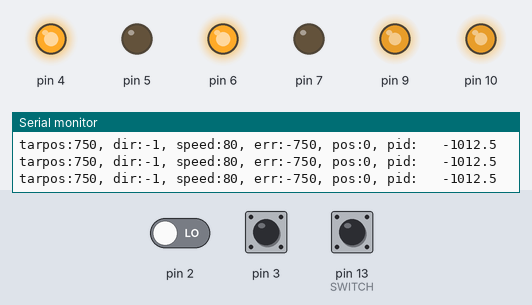
The sketch below on a simulated Arduino Uno, built with avr-gcc and run on an emulated ATmega328P. Parts: output pins drawn as LEDs (lit = HIGH), the last lines printed to the serial monitor. Dashed ring = blinking. The test bench sets the inputs (shaded band); at power-on: pin 13 (SWITCH) LOW, pin 3 HIGH, pin 2 LOW.

Above: at 1.2 s.
1.3 s: pin 13 (SWITCH) pulled HIGH for 0.15 s
At 1.41 s:
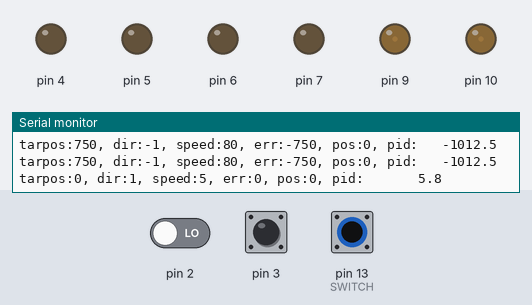
2.9 s: pin 13 (SWITCH) pulled HIGH for 1 s
At 4.7 s:
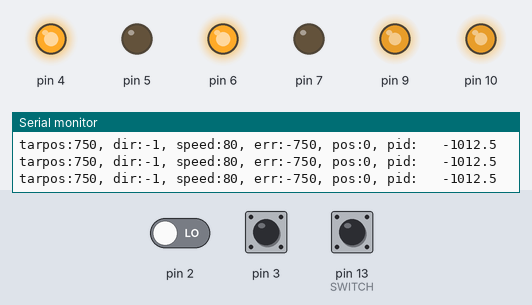
6.9 s: pin 3 pulled LOW for 0.15 s
10.0 s: pin 13 (SWITCH) pulled HIGH for 0.15 s
At 10.05 s:
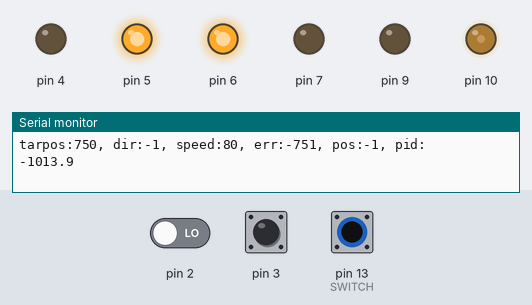
11.6 s: pin 13 (SWITCH) pulsed HIGH 2 times (0.12 s each, 0.3 s apart)
At 11.64 s:
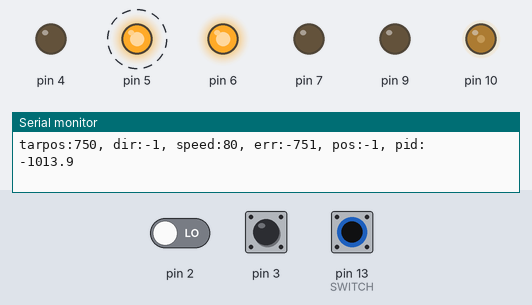
15.2 s: pin 2 driven HIGH and pin 13 (SWITCH) driven HIGH
At 16.0 s:
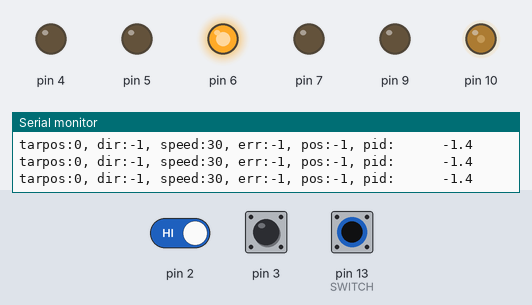
Timing chart, 0 to 18.2 s (numbered marks = the images above; inputs shaded):
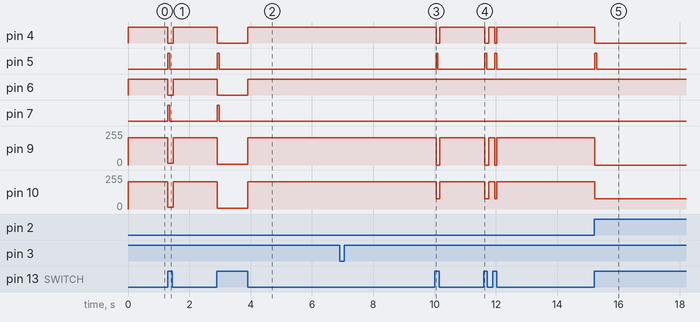

Measured:
- after the input at 1.3 s, pin 4, pin 6: HIGH → LOW at once, → HIGH 0.17 s later; pin 5, pin 7: LOW → HIGH at once, → LOW 0.06 s later; pin 9, pin 10: 204/255 → 12/255 at once, → 204/255 0.17 s later
- after the input at 2.9 s, pin 4, pin 6: HIGH → LOW at once, → HIGH 0.99 s later; pin 5, pin 7: LOW → HIGH at once, → LOW 0.06 s later; pin 9, pin 10: 204/255 → 5/255 at once, → 204/255 0.99 s later
- after the input at 10.0 s, pin 4: HIGH → LOW after 0.05 s, → HIGH 0.12 s later; pin 5: LOW → HIGH after 0.05 s, → LOW 0.06 s later; pin 9: 204/255 → 0/255 after 0.05 s, → 204/255 0.12 s later; pin 10: 204/255 → 76/255 after 0.05 s, → 204/255 0.12 s later
- after the input at 11.6 s, pin 4: HIGH → LOW at once, → HIGH 0.12 s later, → LOW 0.20 s later, → HIGH 0.06 s later; pin 5: alternates HIGH for 0.06 s and LOW for 0.26 s, 4 changes in all, then stays LOW, starting at once
- after the input at 15.2 s, pin 4: HIGH → LOW at once; pin 5: LOW → HIGH at once, → LOW 0.06 s later; pin 9: 204/255 → 0/255 at once; pin 10: 204/255 → 76/255 at once

The sketch:

sketch_pid.ino
```cpp
/*
 * Sample showing PID control of a motor.
 * A switch switches the motor between two positions.
 */


#include "hallmotor.cpp"

// We'll use a switch to change between two positions
const int SWITCH = 13;

// Out 2 motors
HallMotor motorA;
HallMotor motorB;

void setup() {
  Serial.begin(9600);

  // Motor A setup
  motorA = HallMotor(7, 6, 10, 3, 2, hallInterruptA);
  motorA.setup();
  motorA.ticksPer360 = 75; // change according to your motor
  motorA.maxSpeed = 80;
  motorA.minSpeed = 30;
  motorA.kp = 1.35;
  motorA.ki = 0.00005;
  motorA.kd = 0.01;

  // Motor B setup
  motorB = HallMotor(5, 4, 9, 1, 0, hallInterruptB);
  motorB.setup();
  motorB.ticksPer360 = 75; // change according to your motor
  motorB.maxSpeed = 80;
  motorB.minSpeed = 30;
  motorB.kp = 1.35;
  motorB.ki = 0.00005;
  motorB.kd = 0.01;

  // Set up switch pin
  pinMode(SWITCH, INPUT);
}

void loop() {
   // Output for debugging
    //if (fabs(errorA)>0) {
    char buffer[100];
    sprintf(buffer, "tarpos:%d, dir:%d, speed:%d, err:%d, pos:%d", motorA.targetPosition, motorA.direction, motorA.speed, motorA.error, motorA.currentPosition);
    strcat(buffer, ", pid:");
    dtostrf(motorA.pidOutput,10, 1, buffer+strlen(buffer));
    Serial.println(buffer);
    //}

  // Read desired position
  if (digitalRead(SWITCH)) {
    motorA.targetPosition = 0;
    motorB.targetPosition = 0;
  }
  else {
    motorA.targetPosition = 75*10; // 10 turns of a 75 ticksPer360 motor
    motorB.targetPosition = 75*10; // 10 turns of a 75 ticksPer360 motor
  }

  // Move to the desired position
  motorA.calculatePID();
  motorA.driveMotor();
  motorB.calculatePID();
  motorB.driveMotor();

}

// Interrupt handler for motor A
void hallInterruptA() {
    // Now read hall encoder 2, so we can work out the direction of spin
    int hall2Value = digitalRead(motorA.hallPin2);

    // Adjust the current position based on the direction
    if (hall2Value == 1) // clockwise
      motorA.currentPosition++;
    else // anti-clockwise
      motorA.currentPosition--;
}

// Interrupt handler for motor B
void hallInterruptB() {
    // Now read hall encoder 2, so we can work out the direction of spin
    int hall2Value = digitalRead(motorB.hallPin2);

    // Adjust the current position based on the direction
    if (hall2Value == 1) // clockwise
      motorB.currentPosition++;
    else // anti-clockwise
      motorB.currentPosition--;
}
```

hallmotor.cpp
```cpp
/*
 * Control a DC motor with a hall sensor.
 */

#include <arduino.h>

class HallMotor {
  public:
    // Pins
    int fwdPin;
    int bwdPin;
    int speedPin;
    int hallPin1;
    int hallPin2;

    // Interrupt service routine
    void (*isr)();

  public:
    // Motor characteristics
    int ticksPer360;              // number of hall sensor triggers for a 360 degree turn of the motor shaft
    int maxSpeed = 80;            // max speed we will drive the motor
    int minSpeed = 30;            // min speed we will drive the motor (if too low the motor won't move)

    // Motor state
    int direction = 0;            // 0, 1 for clockwise and counter-clockwise (depends on wiring order!)
    int speed = 0;                // 0-100

    // Error tracking
    int error = 0;                // current positional error
    int previousError = 0;        // previous positional error

    // PID calculation
    float pidOutput = 0;          // this will determine the motor speed and direction

    // PID constants
    float kp = 1.35;              // proportional constant
    float ki = 0.00005;           // integral constant
    float kd = 0.01;              // derivative constant

   public:
    // Motor position (the units are hall sensor ticks)
    int targetPosition = 0;             // where we want the motor to go
    volatile int currentPosition = 0;   // where the motor is

  public:
    // Constructor
    HallMotor() {
    }

    // Constructor
    HallMotor(int fwdPin, int bwdPin, int speedPin, int hallPin1, int hallPin2, void (*isr)(void) ) {
      this->fwdPin = fwdPin;
      this->bwdPin = bwdPin;
      this->speedPin = speedPin;
      this->hallPin1 = hallPin1;
      this->hallPin2 = hallPin2;
      this->isr = isr;
    }

    // Set up pins and interrupts
    void setup() {
        // Set up motor pins
        pinMode(this->fwdPin, OUTPUT);
        pinMode(this->bwdPin, OUTPUT);
        pinMode(this->speedPin, OUTPUT);

        // Set up interrupts for the hall sensor
        pinMode(this->hallPin1, INPUT);
        digitalWrite(this->hallPin1, HIGH);
        attachInterrupt(digitalPinToInterrupt(this->hallPin1), this->isr, RISING);
    }


    // Compute the PID output
    void calculatePID()
    {
      float pidP, pidD, pidI;

      float currentTime = 0;      // time in the moment of calculation
      float previousTime = 0;     //for calculating delta t
      float deltaTime = 0;        //time difference

      //Determining the elapsed time
      currentTime = micros(); //current time
      deltaTime = (currentTime - previousTime) / 1000000.0; //time difference in seconds
      previousTime = currentTime; //save the current time for the next iteration to get the time difference

      // Calculate current error
      this->error = this->currentPosition - this->targetPosition; //Current position - target position (or setpoint)

      // Calcuate the PID output
      pidP = this->kp * this->error;
      pidD = this->kd * ((this->error - this->previousError) / deltaTime);
      pidI = this->ki * (pidI + this->error); // ki * (pidI + this->error * deltaTime);
      this->pidOutput = pidP + pidD + pidI;

      // Save the error so we can compute the derivative next time round
      this->previousError = this->error;
    }

    // Drive the motors according to the PID output
    void driveMotor()
    {
      // Adjust direction based on PID output
      if (this->pidOutput < 0)
        this->direction = -1; // anti-clockwise
      else if (this->pidOutput > 0)
        this->direction = 1;  // clockwise
      else
        this->direction = 0;  // stop

      // Adjust speed based on PID output
      speed = (int)fabs(this->pidOutput);
      if (speed > this->maxSpeed)
        speed = this->maxSpeed;
      if (speed < minSpeed && this->error != 0)
        speed = this->minSpeed;

      // Now turn the motor
      if (this->direction == -1)
        this->turnMotorBackward(speed);
      else if (this->direction == 1)
        this->turnMotorForward(speed);
      else
      {
        this->stopMotor();
        speed = 0;
      }
    }

    // Turn motor forwards at speed s (from 0 to 100)
    void turnMotorForward(int s){
      digitalWrite(this->fwdPin, HIGH);
      digitalWrite(this->bwdPin, LOW);
      analogWrite(this->speedPin, s*255/100);
    }

    // Turn motor backwards at speed s (from 0 to 100)
    void turnMotorBackward(int s){
      digitalWrite(this->fwdPin,LOW);
      digitalWrite(this->bwdPin,HIGH);
      analogWrite(this->speedPin, s*255/100);
    }

    // Stop motor
    void stopMotor(){
      digitalWrite(this->fwdPin, LOW);
      digitalWrite(this->bwdPin, LOW);
    }
};
```
